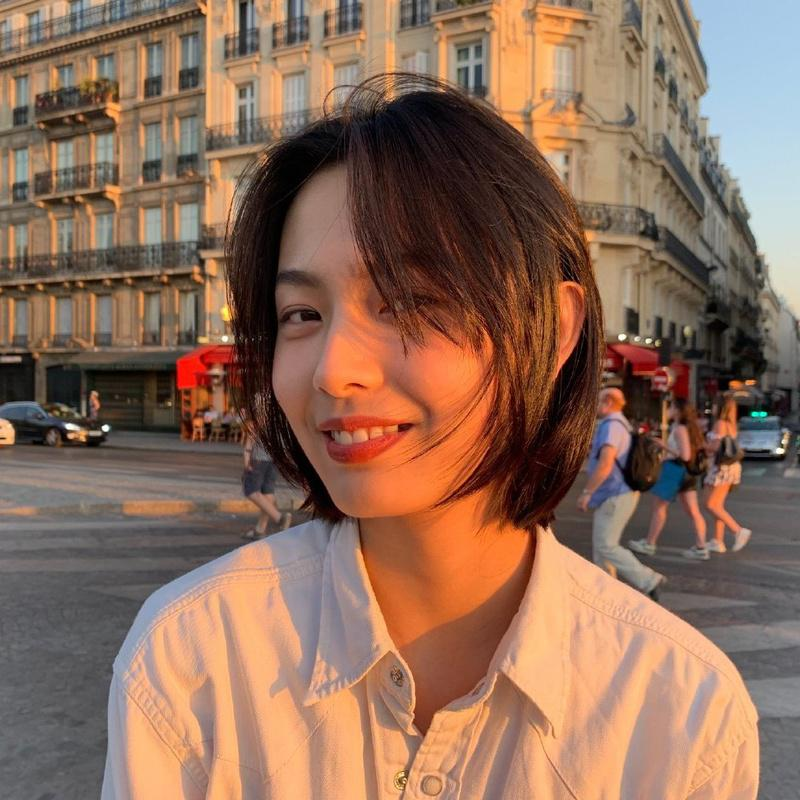
#> input picture Image2Spectrogram/experiment.jpg, 800 x 800 px
$ python image2spectrogram.py
#> lines starting #> are read from the running program, lines starting #| are printed output that depends on the picture
"""
@Author  ：Hishallyi
@Date    ：2024/4/13
@Homepage：https://github.com/Hishallyi
"""
import cv2
import numpy as np
from matplotlib import pyplot as plt


def plot_image_and_spectrum(image_path):
    """
    绘制频谱图
    @param image_path: 图像路径
    @return: None
    """
#> called with image_path = 'experiment.jpg'
    image = cv2.imread(image_path, cv2.IMREAD_GRAYSCALE)
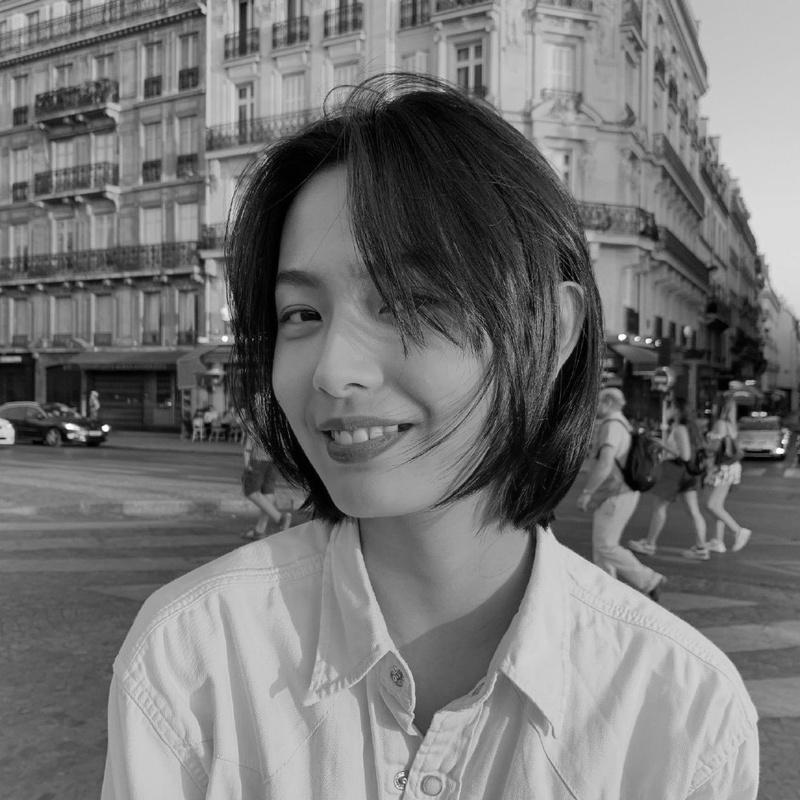
#> image: shape (800, 800); min 0, max 255, mean 116.3
    f_image = np.float32(image)
    # 进行二维傅立叶变换
    f_transform = cv2.dft(f_image, flags=cv2.DFT_COMPLEX_OUTPUT)
    # 将零频率分量移到图像中心
    f_shift = np.fft.fftshift(f_transform)
    # 计算幅值谱
    magnitude_spectrum = 20 * np.log(cv2.magnitude(f_shift[:, :, 0], f_shift[:, :, 1]))
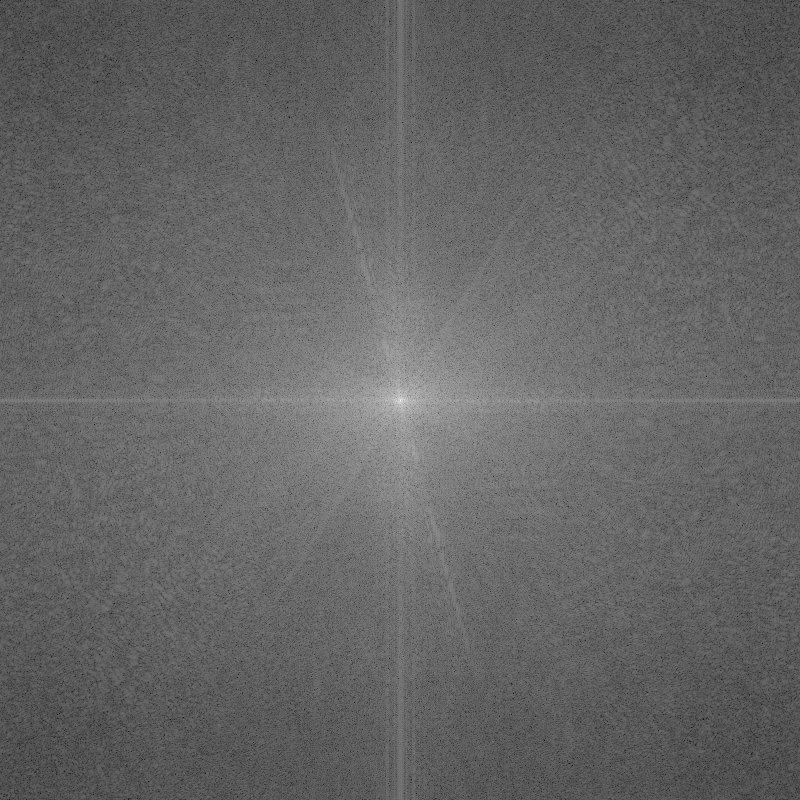
#> magnitude_spectrum: shape (800, 800) float32; min 28.38, max 362.5, mean 160.9; drawn with min black and max white

    # 显示原始图像和频谱图像
    plt.subplot(121), plt.imshow(image, cmap='gray')
    plt.title('Original Image'), plt.xticks([]), plt.yticks([])
    plt.subplot(122), plt.imshow(magnitude_spectrum, cmap='gray')
    plt.title('Magnitude Spectrum'), plt.xticks([]), plt.yticks([])
    plt.show()
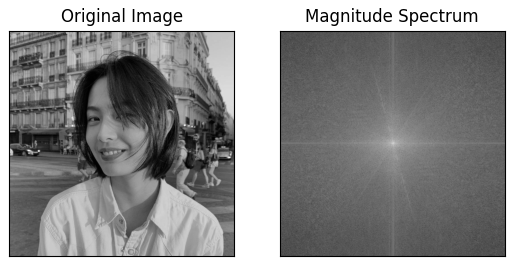
#> figure drawn by matplotlib, 2 panels


if __name__ == '__main__':
    # 调用函数并传入图像路径
    image_path = 'experiment.jpg'
    plot_image_and_spectrum(image_path)
